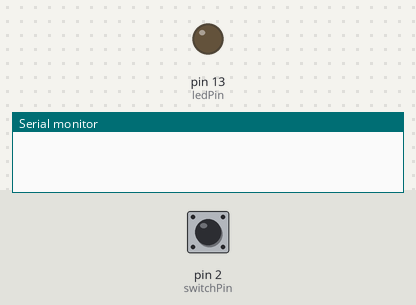
Bench run of a sketch on a simulated Arduino Uno, built with avr-gcc and run on an emulated ATmega328P. Shown: output pins drawn as LEDs (lit = HIGH), the last lines printed to the serial monitor. The inputs (shaded band) are chosen by the test bench; at power-on: pin 2 (switchPin) LOW.

Above: at 1.2 s.
1.3 s: pin 2 (switchPin) pulled HIGH for 0.15 s
At 1.37 s:
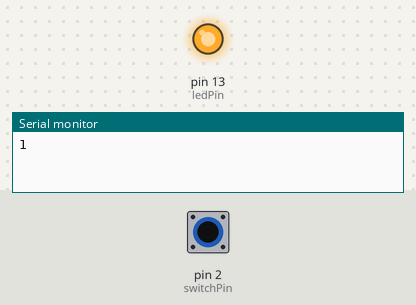
2.9 s: pin 2 (switchPin) pulled HIGH for 3.2 s
At 7.5 s:
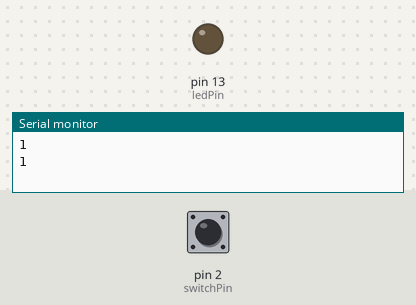
Timing chart, 0 to 9.0 s (numbered marks = the images above; inputs shaded):
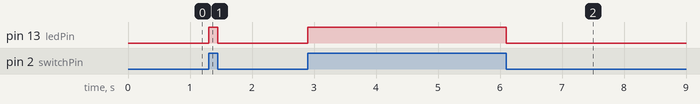

The sketch:

uan_7__05-11-2020__-_Tes_Arus__Pushbutton_to_Serial_Monitor_.ino
```cpp
int ledPin = 13; // choose the pin for the LED
int switchPin =2; // choose the input pin (for a pushbutton)
int val = 0; // variable for reading the pin status
int counter = 0;
int currentState = 0;
int previousState = 0;

void setup() {

pinMode(ledPin, OUTPUT); // declare LED as output
pinMode(switchPin, INPUT); // declare pushbutton as input
Serial.begin(9600);
}

void loop(){
val = digitalRead(switchPin); // read input value
if (val == HIGH) { // check if the input is HIGH (button released)
digitalWrite(ledPin, HIGH); // turn LED on
currentState = 1;
}
else {
digitalWrite(ledPin, LOW); // turn LED off
currentState = 0;
}
if(currentState != previousState){
if(currentState == 1){
counter = counter + 1;
Serial.println(val);
}
}
previousState = currentState;

}
//Test Arus Pushbutton by : Irfan Arsyananda-021
```

Measured:
- after the input at 1.3 s, pin 13 (ledPin): LOW → HIGH at once, → LOW 0.15 s later
- after the input at 2.9 s, pin 13 (ledPin): LOW → HIGH at once, → LOW 3.2 s later
